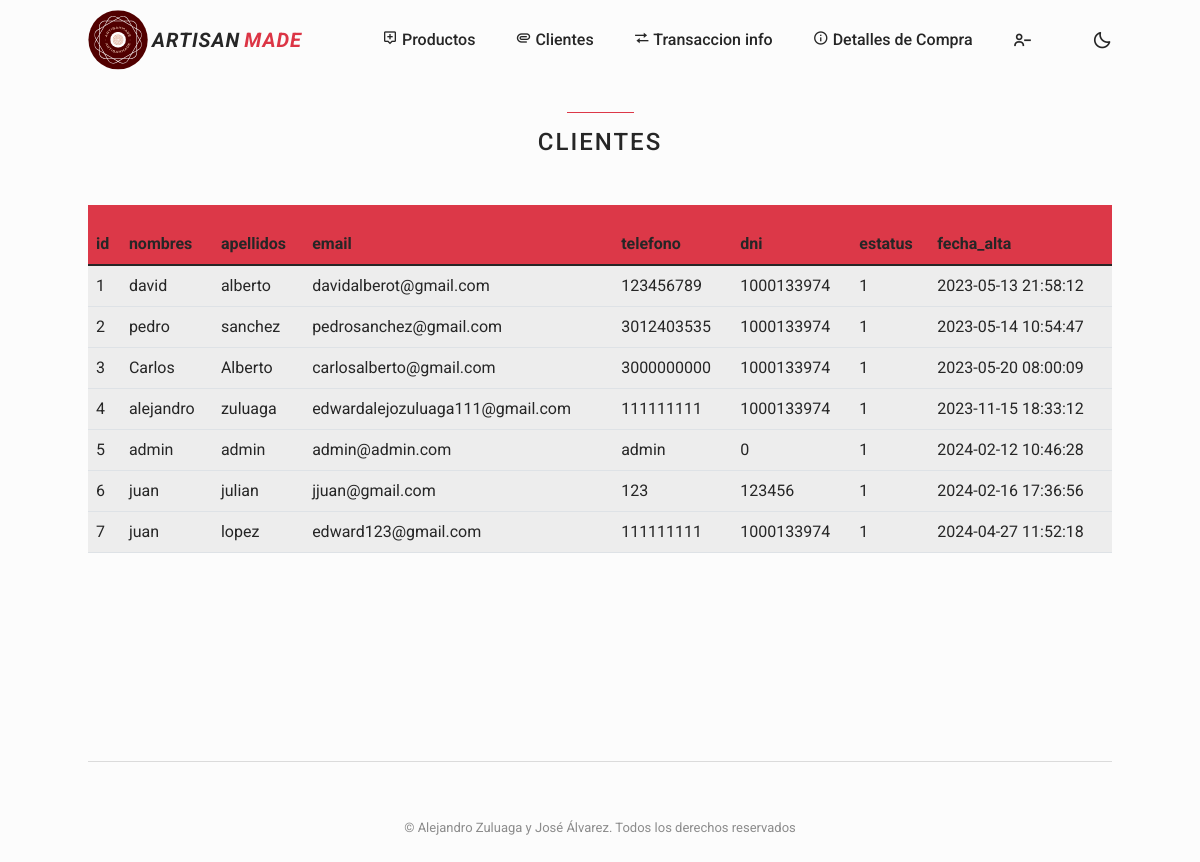
/admin/tablas.php?tipo=Clientes, run on the app's committed database.
### tables this page shows
CREATE TABLE `clientes` (
  `id` int(11) NOT NULL,
  `nombres` varchar(80) NOT NULL,
  `apellidos` varchar(80) NOT NULL,
  `email` varchar(50) NOT NULL,
  `telefono` varchar(20) NOT NULL,
  `dni` int(20) NOT NULL,
  `estatus` tinyint(4) NOT NULL,
  `fecha_alta` datetime NOT NULL,
  `fecha_modifica` datetime DEFAULT NULL,
  `fecha_baja` datetime DEFAULT NULL
);

### admin/tablas.php (the view)
<?php
include ('includes/header.php');
$tipo_datos = isset($_GET['tipo']) ? $_GET['tipo'] : '';
if ($tipo_datos == 'Clientes') {
    $sql = $con->query("SELECT * FROM clientes");
    $encabezados = array('id', 'nombres', 'apellidos', 'email', 'telefono', 'dni', 'estatus', 'fecha_alta');
} elseif ($tipo_datos == 'Compras') {
    $sql = $con->query("SELECT * FROM compra");
    $encabezados = array('id_transaccion', 'fecha', 'status', 'email', 'id_cliente', 'total');
}elseif ($tipo_datos == 'detalles_Producto') {
    $sql = $con->query("SELECT * FROM detalle_compra");
    $encabezados = array('id_compra', 'id_producto', 'nombre', 'precio', 'cantidad');
} else {
    echo "No se especificó ningún tipo de datos válido.";
    exit;
}
?>
<section class="section container">
    <h2 class="section__title"><?php echo ucfirst($tipo_datos); ?></h2>
    <div class="table-responsive">
        <table class="table">
            <thead class="bg-info">
                <tr>
                    <?php
                    foreach ($encabezados as $encabezado) {
                        echo "<th scope='col'>$encabezado</th>";
                    }
                    ?>
                </tr>
            </thead>
            <tbody>
                <?php
                foreach ($sql as $datos) {
                    echo "<tr>";
                    foreach ($encabezados as $campo) {
                        echo "<td>{$datos[$campo]}</td>";
                    }
                    echo "</tr>";
                }
                ?>
            </tbody>
        </table>
    </div>
</section>
<?php include ('includes/footer.php'); ?>

### assets/css/styles.css (style rules this page uses)
:root { --header-height: 3.5rem; --first-color: hsl(354, 70%, 54%); --button-color: hsl(0, 0%, 17%); --button-color-alt: hsl(0, 0%, 21%); --title-color: hsl(0, 0%, 15%); --text-color: hsl(0, 0%, 35%); --text-color-light: hsl(0, 0%, 55%); --body-color: hsl(0, 0%, 99%); --container-color: hsl(0deg 0% 93.06%); --border-color: hsl(0, 0%, 86%); --body-font: 'Roboto', sans-serif; --biggest-font-size: 2rem; --h1-font-size: 1.5rem; --h2-font-size: 1.25rem; --h3-font-size: 1rem; --normal-font-size: .938rem; --small-font-size: .813rem; --smaller-font-size: .75rem; --font-medium: 500; --font-bold: 700; --mb-0-5: .5rem; --mb-0-75: .75rem; --mb-1: 1rem; --mb-1-5: 1.5rem; --mb-2: 2rem; --mb-2-5: 2.5rem; --mb-3: 3rem; --z-tooltip: 10; --z-fixed: 100; }
@media screen and (min-width: 968px) { :root { --biggest-font-size: 2.5rem; --h1-font-size: 2.25rem; --h2-font-size: 1.5rem; --h3-font-size: 1.25rem; --normal-font-size: 1rem; --small-font-size: .875rem; --smaller-font-size: .813rem; } }
* { box-sizing: border-box; padding: 0; margin: 0; }
html { scroll-behavior: smooth; }
body,button,input { font-family: var(--body-font); font-size: var(--normal-font-size); }
body { margin: 0; background-color: var(--body-color); color: var(--text-color); transition: .4s; }
h1, h2, h3, h4 { color: var(--title-color); font-weight: var(--font-medium); }
.container { width: auto; padding-right: unset; padding-left: unset; max-width: 1024px; margin-left: var(--mb-1-5); margin-right: var(--mb-1-5); }
.section { padding: 6.5rem 0 1rem; }
.section__title { position: relative; font-size: var(--h3-font-size); margin-bottom: var(--mb-3); text-transform: uppercase; letter-spacing: 2px; text-align: center; }
.section__title::before { content: ''; position: absolute; top: -1rem; left: 0; right: 0; margin: 0 auto; width: 67px; height: 1px; background-color: var(--first-color); }
@media screen and (min-width: 767px) { .section { padding: 8rem 0 1rem; } }
@media screen and (min-width: 992px) { .section__title { font-size: var(--h2-font-size); } }
@media screen and (min-width: 1024px) { .container { margin-left: auto; margin-right: auto; } }

### assets/css/custom.css (style rules this page uses)
table { border-spacing: 1; border-collapse: collapse; color: var(--title-color) !important; background-color: var(--container-color); overflow: hidden; width: 100%; margin: 0 auto; position: relative; }
table thead tr { height: 60px; background: var(--first-color);; }
th { color: var(--title-color); }
tbody tr:nth-child(even) { background-color: var(--container-color); }

### data on the page
clientes: id "1", nombres "david", apellidos "alberto", email "davidalberot@gmail.com", telefono "123456789", dni "1000133974", estatus "1", fecha_alta "2023-05-13 21:58:12"
clientes: id "2", nombres "pedro", apellidos "sanchez", email "pedrosanchez@gmail.com", telefono "3012403535", dni "1000133974", estatus "1", fecha_alta "2023-05-14 10:54:47"
clientes: id "3", nombres "Carlos", apellidos "Alberto", email "carlosalberto@gmail.com", telefono "3000000000", dni "1000133974", estatus "1", fecha_alta "2023-05-20 08:00:09"
clientes: id "4", nombres "alejandro", apellidos "zuluaga", email "edwardalejozuluaga111@gmail.com", telefono "111111111", dni "1000133974", estatus "1", fecha_alta "2023-11-15 18:33:12"
clientes: id "5", nombres "admin", apellidos "admin", email "admin@admin.com", telefono "admin", dni "0", estatus "1", fecha_alta "2024-02-12 10:46:28"
clientes: id "6", nombres "juan", apellidos "julian", email "jjuan@gmail.com", telefono "123", dni "123456", estatus "1", fecha_alta "2024-02-16 17:36:56"
clientes: id "7", nombres "juan", apellidos "lopez", email "edward123@gmail.com", telefono "111111111", dni "1000133974", estatus "1", fecha_alta "2024-04-27 11:52:18"

### other printed values
$tipo_datos "CLIENTES"
$encabezado "id"
$encabezado "nombres"
$encabezado "apellidos"
$encabezado "email"
$encabezado "telefono"
$encabezado "dni"
$encabezado "estatus"
$encabezado "fecha_alta"
